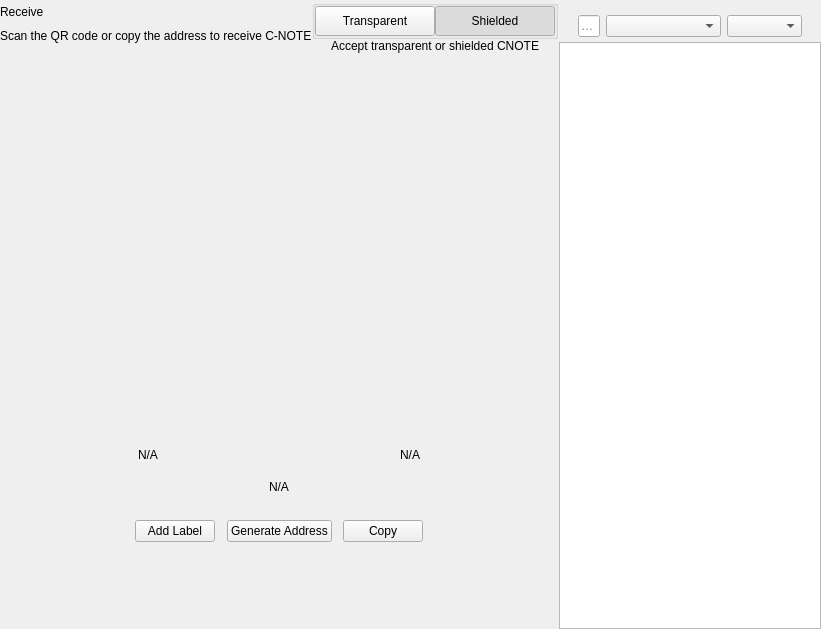
<?xml version="1.0" encoding="UTF-8"?>
<ui version="4.0">
 <class>ReceiveWidget</class>
 <widget class="QWidget" name="ReceiveWidget">
  <property name="geometry">
   <rect>
    <x>0</x>
    <y>0</y>
    <width>819</width>
    <height>629</height>
   </rect>
  </property>
  <property name="minimumSize">
   <size>
    <width>0</width>
    <height>0</height>
   </size>
  </property>
  <property name="windowTitle">
   <string>Form</string>
  </property>
  <layout class="QHBoxLayout" name="horizontalLayout_2" stretch="2,1">
   <property name="spacing">
    <number>0</number>
   </property>
   <property name="leftMargin">
    <number>0</number>
   </property>
   <property name="topMargin">
    <number>0</number>
   </property>
   <property name="rightMargin">
    <number>0</number>
   </property>
   <property name="bottomMargin">
    <number>0</number>
   </property>
   <item>
    <widget class="QWidget" name="left" native="true">
     <layout class="QVBoxLayout" name="verticalLayout_3">
      <property name="leftMargin">
       <number>0</number>
      </property>
      <property name="topMargin">
       <number>0</number>
      </property>
      <property name="rightMargin">
       <number>0</number>
      </property>
      <property name="bottomMargin">
       <number>0</number>
      </property>
      <item>
       <layout class="QVBoxLayout" name="verticalLayout_2">
        <property name="spacing">
         <number>0</number>
        </property>
        <property name="leftMargin">
         <number>0</number>
        </property>
        <item>
         <layout class="QHBoxLayout" name="horizontalLayout_3">
          <property name="spacing">
           <number>0</number>
          </property>
          <item>
           <layout class="QVBoxLayout" name="verticalLayout_4">
            <property name="spacing">
             <number>5</number>
            </property>
            <item>
             <widget class="QLabel" name="labelTitle">
              <property name="text">
               <string>Receive</string>
              </property>
             </widget>
            </item>
            <item alignment="Qt::AlignTop">
             <widget class="QLabel" name="labelSubtitle1">
              <property name="text">
               <string>Scan the QR code or copy the address to receive C-NOTE</string>
              </property>
             </widget>
            </item>
           </layout>
          </item>
          <item>
           <spacer name="horizontalSpacer">
            <property name="orientation">
             <enum>Qt::Horizontal</enum>
            </property>
            <property name="sizeHint" stdset="0">
             <size>
              <width>40</width>
              <height>20</height>
             </size>
            </property>
           </spacer>
          </item>
          <item>
           <widget class="QWidget" name="containerViewPrivacyChecks" native="true">
            <layout class="QVBoxLayout" name="containerPrivacyChecks">
             <property name="spacing">
              <number>0</number>
             </property>
             <property name="leftMargin">
              <number>0</number>
             </property>
             <property name="topMargin">
              <number>0</number>
             </property>
             <property name="rightMargin">
              <number>0</number>
             </property>
             <property name="bottomMargin">
              <number>0</number>
             </property>
             <item alignment="Qt::AlignHCenter|Qt::AlignVCenter">
              <widget class="QGroupBox" name="groupBox">
               <property name="title">
                <string/>
               </property>
               <layout class="QHBoxLayout" name="horizontalLayout_2_1">
                <property name="spacing">
                 <number>0</number>
                </property>
                <property name="leftMargin">
                 <number>0</number>
                </property>
                <property name="topMargin">
                 <number>0</number>
                </property>
                <property name="rightMargin">
                 <number>0</number>
                </property>
                <property name="bottomMargin">
                 <number>0</number>
                </property>
                <item>
                 <widget class="QPushButton" name="pushLeft">
                  <property name="minimumSize">
                   <size>
                    <width>120</width>
                    <height>30</height>
                   </size>
                  </property>
                  <property name="maximumSize">
                   <size>
                    <width>120</width>
                    <height>30</height>
                   </size>
                  </property>
                  <property name="focusPolicy">
                   <enum>Qt::NoFocus</enum>
                  </property>
                  <property name="text">
                   <string>Transparent</string>
                  </property>
                  <property name="checkable">
                   <bool>true</bool>
                  </property>
                  <property name="autoExclusive">
                   <bool>true</bool>
                  </property>
                 </widget>
                </item>
                <item>
                 <widget class="QPushButton" name="pushRight">
                  <property name="minimumSize">
                   <size>
                    <width>120</width>
                    <height>30</height>
                   </size>
                  </property>
                  <property name="maximumSize">
                   <size>
                    <width>120</width>
                    <height>30</height>
                   </size>
                  </property>
                  <property name="focusPolicy">
                   <enum>Qt::NoFocus</enum>
                  </property>
                  <property name="text">
                   <string>Shielded</string>
                  </property>
                  <property name="checkable">
                   <bool>true</bool>
                  </property>
                  <property name="checked">
                   <bool>true</bool>
                  </property>
                  <property name="autoExclusive">
                   <bool>true</bool>
                  </property>
                 </widget>
                </item>
               </layout>
              </widget>
             </item>
             <item alignment="Qt::AlignHCenter|Qt::AlignTop">
              <widget class="QLabel" name="labelSubtitle2">
               <property name="text">
                <string>Accept transparent or shielded CNOTE</string>
               </property>
               <property name="alignment">
                <set>Qt::AlignRight|Qt::AlignTrailing|Qt::AlignVCenter</set>
               </property>
              </widget>
             </item>
            </layout>
           </widget>
          </item>
         </layout>
        </item>
        <item>
         <spacer name="verticalSpacer_2">
          <property name="orientation">
           <enum>Qt::Vertical</enum>
          </property>
          <property name="sizeType">
           <enum>QSizePolicy::Expanding</enum>
          </property>
          <property name="sizeHint" stdset="0">
           <size>
            <width>20</width>
            <height>50</height>
           </size>
          </property>
         </spacer>
        </item>
        <item alignment="Qt::AlignHCenter">
         <widget class="QWidget" name="layoutQR" native="true">
          <property name="maximumSize">
           <size>
            <width>510</width>
            <height>16777215</height>
           </size>
          </property>
          <layout class="QVBoxLayout" name="verticalLayoutQr">
           <item>
            <spacer name="verticalSpacer11">
             <property name="orientation">
              <enum>Qt::Vertical</enum>
             </property>
             <property name="sizeType">
              <enum>QSizePolicy::Fixed</enum>
             </property>
             <property name="sizeHint" stdset="0">
              <size>
               <width>20</width>
               <height>20</height>
              </size>
             </property>
            </spacer>
           </item>
           <item alignment="Qt::AlignHCenter">
            <widget class="QLabel" name="labelQrImg">
             <property name="minimumSize">
              <size>
               <width>260</width>
               <height>260</height>
              </size>
             </property>
             <property name="maximumSize">
              <size>
               <width>260</width>
               <height>260</height>
              </size>
             </property>
             <property name="text">
              <string/>
             </property>
             <property name="alignment">
              <set>Qt::AlignCenter</set>
             </property>
            </widget>
           </item>
           <item>
            <spacer name="verticalSpacer_21">
             <property name="orientation">
              <enum>Qt::Vertical</enum>
             </property>
             <property name="sizeType">
              <enum>QSizePolicy::Fixed</enum>
             </property>
             <property name="sizeHint" stdset="0">
              <size>
               <width>20</width>
               <height>30</height>
              </size>
             </property>
            </spacer>
           </item>
           <item>
            <widget class="QWidget" name="widget" native="true">
             <property name="minimumSize">
              <size>
               <width>0</width>
               <height>0</height>
              </size>
             </property>
             <layout class="QHBoxLayout" name="horizontalLayout_5">
              <item>
               <widget class="QLabel" name="labelLabel">
                <property name="text">
                 <string notr="true">N/A</string>
                </property>
               </widget>
              </item>
              <item>
               <spacer name="horizontalSpacer_2">
                <property name="orientation">
                 <enum>Qt::Horizontal</enum>
                </property>
                <property name="sizeHint" stdset="0">
                 <size>
                  <width>141</width>
                  <height>20</height>
                 </size>
                </property>
               </spacer>
              </item>
              <item>
               <widget class="QLabel" name="labelDate">
                <property name="text">
                 <string notr="true">N/A</string>
                </property>
                <property name="alignment">
                 <set>Qt::AlignRight|Qt::AlignTrailing|Qt::AlignVCenter</set>
                </property>
               </widget>
              </item>
             </layout>
            </widget>
           </item>
           <item>
            <widget class="QLabel" name="labelAddress">
             <property name="sizePolicy">
              <sizepolicy hsizetype="Expanding" vsizetype="Preferred">
               <horstretch>0</horstretch>
               <verstretch>0</verstretch>
              </sizepolicy>
             </property>
             <property name="minimumSize">
              <size>
               <width>300</width>
               <height>0</height>
              </size>
             </property>
             <property name="text">
              <string notr="true">N/A</string>
             </property>
             <property name="alignment">
              <set>Qt::AlignCenter</set>
             </property>
            </widget>
           </item>
           <item>
            <spacer name="verticalSpacer_4">
             <property name="orientation">
              <enum>Qt::Vertical</enum>
             </property>
             <property name="sizeType">
              <enum>QSizePolicy::Fixed</enum>
             </property>
             <property name="sizeHint" stdset="0">
              <size>
               <width>20</width>
               <height>20</height>
              </size>
             </property>
            </spacer>
           </item>
           <item>
            <layout class="QHBoxLayout" name="horizontalLayout_4">
             <item alignment="Qt::AlignHCenter">
              <widget class="QPushButton" name="pushButtonLabel">
               <property name="focusPolicy">
                <enum>Qt::NoFocus</enum>
               </property>
               <property name="text">
                <string>Add Label</string>
               </property>
              </widget>
             </item>
             <item alignment="Qt::AlignHCenter">
              <widget class="QPushButton" name="pushButtonNewAddress">
               <property name="focusPolicy">
                <enum>Qt::NoFocus</enum>
               </property>
               <property name="text">
                <string>Generate Address</string>
               </property>
              </widget>
             </item>
             <item alignment="Qt::AlignHCenter">
              <widget class="QPushButton" name="pushButtonCopy">
               <property name="focusPolicy">
                <enum>Qt::NoFocus</enum>
               </property>
               <property name="text">
                <string>Copy</string>
               </property>
              </widget>
             </item>
            </layout>
           </item>
           <item>
            <spacer name="verticalSpacer_3">
             <property name="orientation">
              <enum>Qt::Vertical</enum>
             </property>
             <property name="sizeType">
              <enum>QSizePolicy::Expanding</enum>
             </property>
             <property name="sizeHint" stdset="0">
              <size>
               <width>20</width>
               <height>20</height>
              </size>
             </property>
            </spacer>
           </item>
          </layout>
         </widget>
        </item>
        <item>
         <spacer name="verticalSpacer">
          <property name="orientation">
           <enum>Qt::Vertical</enum>
          </property>
          <property name="sizeHint" stdset="0">
           <size>
            <width>20</width>
            <height>40</height>
           </size>
          </property>
         </spacer>
        </item>
       </layout>
      </item>
     </layout>
    </widget>
   </item>
   <item>
    <widget class="QWidget" name="right" native="true">
     <layout class="QVBoxLayout" name="verticalLayout_5">
      <property name="spacing">
       <number>0</number>
      </property>
      <property name="leftMargin">
       <number>1</number>
      </property>
      <property name="topMargin">
       <number>0</number>
      </property>
      <property name="rightMargin">
       <number>0</number>
      </property>
      <property name="bottomMargin">
       <number>0</number>
      </property>
      <item>
       <layout class="QVBoxLayout" name="container_right">
        <property name="spacing">
         <number>0</number>
        </property>
        <property name="leftMargin">
         <number>0</number>
        </property>
        <property name="rightMargin">
         <number>0</number>
        </property>
        <item>
         <layout class="QVBoxLayout" name="verticalLayout">
          <property name="spacing">
           <number>6</number>
          </property>
          <property name="leftMargin">
           <number>19</number>
          </property>
          <property name="rightMargin">
           <number>19</number>
          </property>
          <item>
           <widget class="OptionButton" name="btnRequest" native="true"/>
          </item>
          <item>
           <widget class="OptionButton" name="btnMyAddresses" native="true">
            <property name="sizePolicy">
             <sizepolicy hsizetype="Preferred" vsizetype="Minimum">
              <horstretch>0</horstretch>
              <verstretch>0</verstretch>
             </sizepolicy>
            </property>
           </widget>
          </item>
         </layout>
        </item>
        <item>
         <widget class="QWidget" name="sortWidget" native="true">
          <layout class="QHBoxLayout" name="horizontalLayout_6">
           <property name="leftMargin">
            <number>19</number>
           </property>
           <property name="rightMargin">
            <number>19</number>
           </property>
           <property name="bottomMargin">
            <number>5</number>
           </property>
           <item>
            <widget class="QLineEdit" name="lineEditFilter">
             <property name="sizePolicy">
              <sizepolicy hsizetype="Expanding" vsizetype="Fixed">
               <horstretch>0</horstretch>
               <verstretch>0</verstretch>
              </sizepolicy>
             </property>
             <property name="minimumSize">
              <size>
               <width>0</width>
               <height>0</height>
              </size>
             </property>
             <property name="contextMenuPolicy">
              <enum>Qt::DefaultContextMenu</enum>
             </property>
             <property name="acceptDrops">
              <bool>false</bool>
             </property>
             <property name="maxLength">
              <number>40</number>
             </property>
             <property name="placeholderText">
              <string>Filter</string>
             </property>
            </widget>
           </item>
           <item>
            <spacer name="horizontalSpacer_3">
             <property name="orientation">
              <enum>Qt::Horizontal</enum>
             </property>
             <property name="sizeType">
              <enum>QSizePolicy::Preferred</enum>
             </property>
             <property name="sizeHint" stdset="0">
              <size>
               <width>20</width>
               <height>20</height>
              </size>
             </property>
            </spacer>
           </item>
           <item>
            <widget class="QComboBox" name="comboBoxSort">
             <property name="sizePolicy">
              <sizepolicy hsizetype="Preferred" vsizetype="Fixed">
               <horstretch>0</horstretch>
               <verstretch>0</verstretch>
              </sizepolicy>
             </property>
             <property name="minimumSize">
              <size>
               <width>115</width>
               <height>0</height>
              </size>
             </property>
            </widget>
           </item>
           <item>
            <widget class="QComboBox" name="comboBoxSortOrder">
             <property name="sizePolicy">
              <sizepolicy hsizetype="Preferred" vsizetype="Fixed">
               <horstretch>0</horstretch>
               <verstretch>0</verstretch>
              </sizepolicy>
             </property>
             <property name="minimumSize">
              <size>
               <width>75</width>
               <height>0</height>
              </size>
             </property>
            </widget>
           </item>
          </layout>
          <zorder>comboBoxSort</zorder>
          <zorder>comboBoxSortOrder</zorder>
          <zorder>lineEditFilter</zorder>
         </widget>
        </item>
        <item>
         <widget class="QListView" name="listViewAddress"/>
        </item>
       </layout>
      </item>
     </layout>
    </widget>
   </item>
  </layout>
 </widget>
 <customwidgets>
  <customwidget>
   <class>OptionButton</class>
   <extends>QWidget</extends>
   <header>qt/c_note/optionbutton.h</header>
   <container>1</container>
  </customwidget>
 </customwidgets>
 <resources/>
 <connections/>
</ui>
